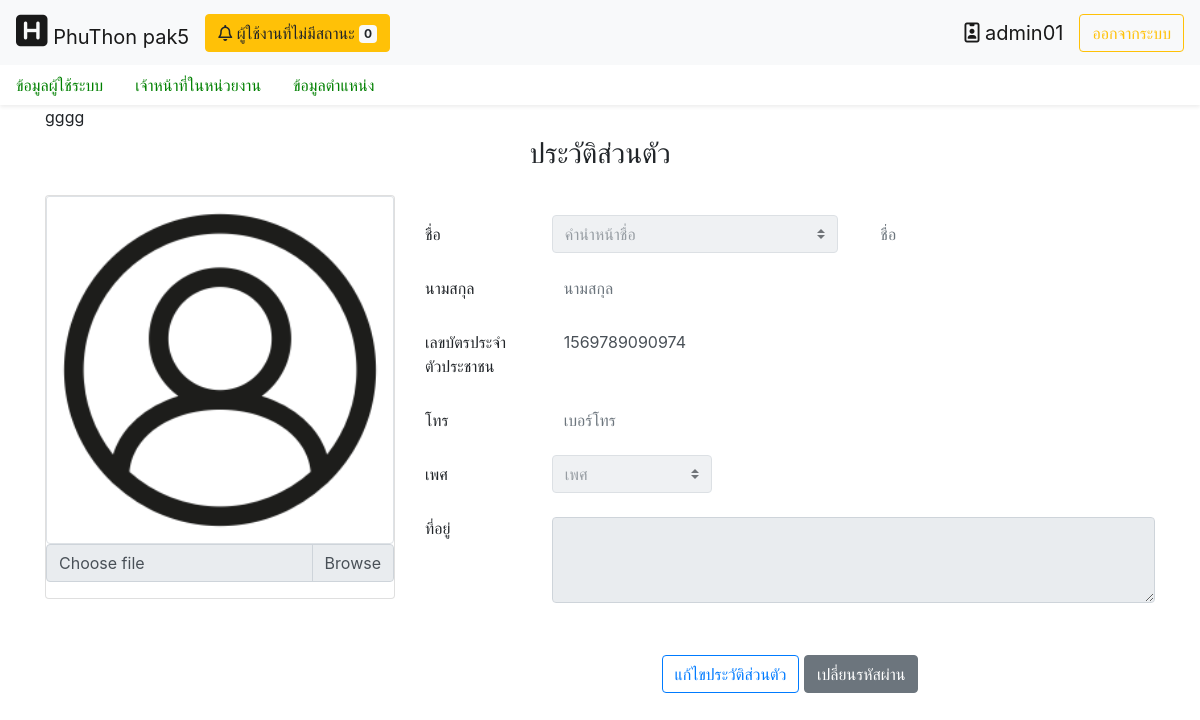
/home_admin.php?module=1&action=5 (signed in), run on an earlier commit of the app's database.
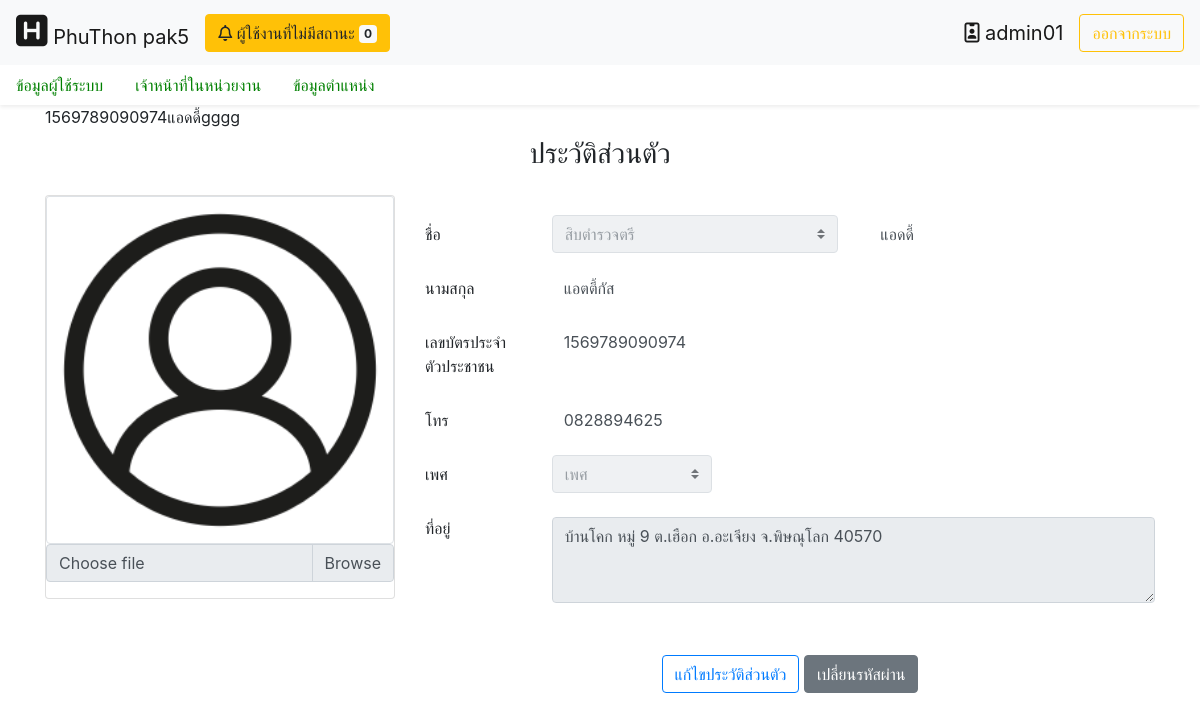
And on a later commit of the database.
### tables this page shows
CREATE TABLE `police_person` (
  `card_id` char(13) NOT NULL,
  `rank_id` tinyint(2) NOT NULL,
  `ps_name` varchar(255) NOT NULL,
  `ps_lastname` varchar(255) NOT NULL,
  `sex` tinyint(2) NOT NULL,
  `address` text DEFAULT NULL,
  `ps_num` char(10) DEFAULT NULL,
  `police_pic` varchar(255) DEFAULT NULL,
  `sta_per_police` tinyint(1) NOT NULL DEFAULT 1
);

### module/view/profile.php (the view, shortened to what this page needs)
<?php
	$con=connect_db();
    $re_user=mysqli_query($con,
    "SELECT rank_id,ps_name,ps_lastname,card_id,sex,address,ps_num,police_pic
    FROM  police_person WHERE card_id ='$_SESSION[id_card]'")or die("SQL.error>>user".mysqli_error($conh));
	list($id_rank,$ps_name,$ps_lastname,$card_id,$sex,$address,$ps_tel,$name_pic)=mysqli_fetch_row($re_user);
	echo $card_id,$ps_name;
	echo "gggg";
	if(empty($card_id)){
		$id_rank="";$ps_name="";$ps_lastname="";$card_id="";$sex="";$address="";$ps_tel="";
	}
?>
<div class="headtitle text-center p-2 row mb-2 row">
	<div class="col-md-2" ></div>
    <div class="col-md">
        <h3>ประวัติส่วนตัว</h3>
    </div>
     <div class="col-md-2" ></div>
</div>
<div class="row">
    <div class="col-lg-4">
	<form id="dataPro" method="post">
		<div class="card">
			<?php
				if(empty($name_pic)){
					$name_pic="icon_user_pic.png";
				}
			?>
			<img class="card-img-top img-thumbnail" src="image/<?php echo $name_pic; ?>" alt="Card image cap">
			<div class="input-group mb-3">
			<div class="custom-file">
            <label class="custom-file-label" for="customFile">Choose file</label>
        	</div>
			</div>
		</div>
	</div>
    <div class="col-lg" style='padding-top:20px;'>
			<div class="form-group row">
				<label for="inputPassword" class="col-sm-2 label col-form-label ">ชื่อ</label>
				<div class="col-sm">
				<select class="custom-select edit_rs" id="focus" name="pro_title" style="" disabled required>
						<option value=0 disabled selected>คำนำหน้าชื่อ</option>
                    	<?php $result_rank = mysqli_query($con,"SELECT * FROM rank_police")or die("select education error".mysqli_error($con));
                        while(list($rank_id,$rank_name)=mysqli_fetch_row($result_rank)){
                        $selected=$id_rank==$rank_id?"selected":"";
                          echo"<option value='$rank_id' $selected>$rank_name</option>";
                        }
                   ?>
                </select>
				</div>
				<div class="col-sm-5">
					<input type="text" style="border:none; background:#fff; " class="form-control edit_rs"  placeholder="ชื่อ"  name="pro_name" value="<?php echo $ps_name; ?>" id="staticEmail" disabled required>
				</div>
			</div>
			<div class="form-group row">
				<label for="inputPassword" class="col-sm-2 col-form-label ">นามสกุล</label>
				<div class="col-sm-10">
					<input type="text" style="border:none; background:#fff;" class="form-control edit_rs"  placeholder="นามสกุล"  name="pro_lastname" value="<?php echo $ps_lastname; ?>"disabled required>
				</div>
			</div>
			<div class="form-group row">
				<label for="" class="col-sm-2 col-form-label">เลขบัตรประจำตัวประชาชน</label>
				<div class="col-md">
					<input type="text" style="border:none; background:#fff;" class="form-control"  placeholder="เลขบัตรประจำตัวประชาชน"  name="pro_card_id" value="<?php echo $_SESSION['id_card']; ?>"readonly required>
				</div>
			</div>
			<div class="form-group row">
				<label for="" class="col-sm-2 col-form-label " maxlength="13" >โทร</label>
				<div class="col-sm-10">
					<input type="text" style="border:none; background:#fff;" class="form-control edit_rs"  placeholder="เบอร์โทร"  name="pro_tel" value="<?php echo $ps_tel; ?>"disabled required>
				</div>
			</div>
			<div class="form-group row">
				<label for="inputPassword" class="col-sm-2 col-form-label ">เพศ</label>
				<div class="col-sm-3">
				<select class="custom-select edit_rs" id="focus" name="pro_sex" style="" disabled required>
						<option value=0 disabled selected>เพศ</option>
                </select>
				</div>
			</div>
            <div class="form-group row">
				<label for="inputPassword" class="col-sm-2 col-form-label ">ที่อยู่</label>
				<div class="col-sm-10">
					<div class="form-group">
					  <textarea class="form-control edit_rs" name="pro_address" id="addre" rows="3" disabled required><?php echo $address; ?></textarea>
					</div>
				</div>
			</div>
            <div class="card-body text-center">
					<div class="form-group row-md">
							<button type="button" class="btn btn-outline-primary" id="editPro">แก้ไขประวัติส่วนตัว</button>
							<a class="btn btn-secondary" id="myBtnChangePass" href="#" role="button">เปลี่ยนรหัสผ่าน</a>
						</div>
				</div>
</div>

### home_admin.php (shortened to what this page needs)
<html lang="en">
<head>
  <link rel="stylesheet" href="https://maxcdn.bootstrapcdn.com/bootstrap/4.3.1/css/bootstrap.min.css">
  <link rel="stylesheet" type="text/css" href="https://cdn.datatables.net/v/dt/dt-1.10.18/datatables.min.css"/>
  <link rel="stylesheet" href="home.css">
</head>
<body>
<?php
$con = connect_db();
 $select = mysqli_query($con,"SELECT permiss_id,user_id FROM user WHERE permiss_id='5'")or die("select sql error!!!!".mysqli_error($con));
 $loop=mysqli_num_rows($select);
?>
 <nav class="navbar navbar-expand-lg navbar-light bg-light">
  <a class="navbar-brand" href="home_admin.php"><i style="font-size: 36px" class="fas fa-h-square"></i> PhuThon pak5</a>
  <div class="collapse navbar-collapse" id="navbarTogglerDemo03">
    <ul class="navbar-nav mr-auto mt-2 mt-lg-0">
    <button type="button" class="btn btn-warning" id="btnMGU" data-see="5"><i class="far fa-bell"></i>
    ผู้ใช้งานที่ไม่มีสถานะ <span class="badge badge-light"><?php echo $loop ?></span>
    </button>
    </ul>
    <form class="form-inline my-2 my-lg-0">
    <a class="navbar-brand"  href="home_admin.php?module=1&action=5"><i class="far fa-id-badge"></i> <?php echo $_SESSION['user_name']; ?></a>
    <a href="module/fuction/destroy_session.php"><button class="btn btn-outline-warning my-2 my-sm-0" type="button">ออกจากระบบ</button></a>
    </form>
  </div>
</nav>
<div class="nav-scroller bg-white shadow-sm">
  <nav class="nav nav-underline">
    <a class="nav-link active" href="home_admin.php?module=1&action=8">ข้อมูลผู้ใช้ระบบ</a>
    <a class="nav-link" href="home_admin.php?module=1&action=9">เจ้าหน้าที่ในหน่วยงาน</a>
    <a class="nav-link" href="#">ข้อมูลตำแหน่ง</a>
  </nav>
</div>
<main role="main" class="container">
  <div>
  <?php
  include("module/fuction/fc_module.php");
  if(empty($_GET['module'])||empty($_GET['action'])){
  module(1,8);
  }else{
  module($_GET['module'],$_GET['action']);
  }
  ?>
  </div>
</main>
</body>
</html>

### module/fuction/fc_module.php (shortened to what this page needs)
<?php
    function module($module,$action){
        $m = "";
        $a = "";
        switch($module){
            case 1 : $m="view"; break;
        }
        switch($action){
            case 5 : $a="profile.php"; break;
        }
        if($m=="404"||$a=="404.php"){
            include("module/404/404.php");
        }else{
            include("module/$m/$a");
        }
    }
?>

### home.css (style rules this page uses)
a { color: green; }

What changed in the data, as far as the page shows it:
added police_person: card_id "1569789090974", ps_name "แอดดี้", pro_name "แอดดี้", pro_lastname "แอตตี้กัส", pro_tel "0828894625", pro_address "บ้านโคก หมู่ 9 ต.เฮือก อ.อะเจียง จ.พิษณุโลก 40570"
Also different on the page:
form field pro_title: "คำนำหน้าชื่อ" → "สิบตำรวจตรี"
